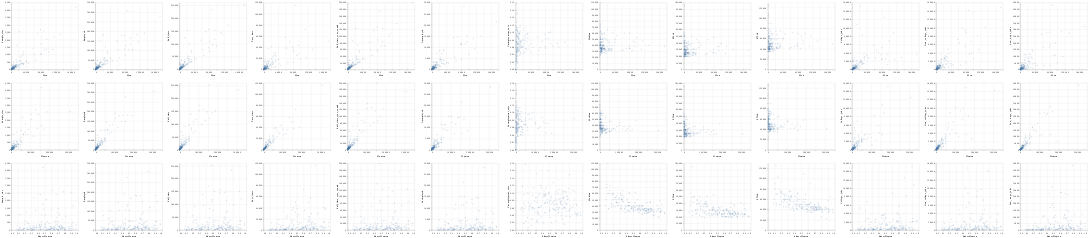

Notebook code cell kept with this figure:
### Code cell
alt.Chart(data).mark_point(opacity=0.3, size=10).encode(
    alt.X(alt.repeat('row')).type('quantitative'),
    alt.Y(alt.repeat('column')).type('quantitative')
).repeat(
    row = ['Men', 'Women', 'ShareWomen'],
    column = ['Sample_size', 'Employed', 'Full_time',
    'Part_time', 'Full_time_year_round', 'Unemployed', 'Unemployment_rate',
    'Median', 'P25th', 'P75th', 'College_jobs', 'Non_college_jobs',
    'Low_wage_jobs']
)

### Figure 1 — Vega-Lite specification as saved in the notebook (floating-point values rounded to 4 significant figures; data arrays with more than 128 entries replaced by an {"elided": "..."} marker saying what was removed)
{"config": {"view": {"continuousWidth": 300, "continuousHeight": 300}}, "repeat": {"column": ["Sample_size", "Employed", "Full_time", "Part_time", "Full_time_year_round", "Unemployed", "Unemployment_rate", "Median", "P25th", "P75th", "College_jobs", "Non_college_jobs", "Low_wage_jobs"], "row": ["Men", "Women", "ShareWomen"]}, "spec": {"data": {"name": "data-63fa2a9c083e485f97481e7cf1778da9"}, "mark": {"type": "point", "opacity": 0.3, "size": 10}, "encoding": {"x": {"field": {"repeat": "row"}, "type": "quantitative"}, "y": {"field": {"repeat": "column"}, "type": "quantitative"}}}, "$schema": "https://vega.github.io/schema/vega-lite/v5.20.1.json", "datasets": {"data-63fa2a9c083e485f97481e7cf1778da9": {"elided": "173 records"}}}
